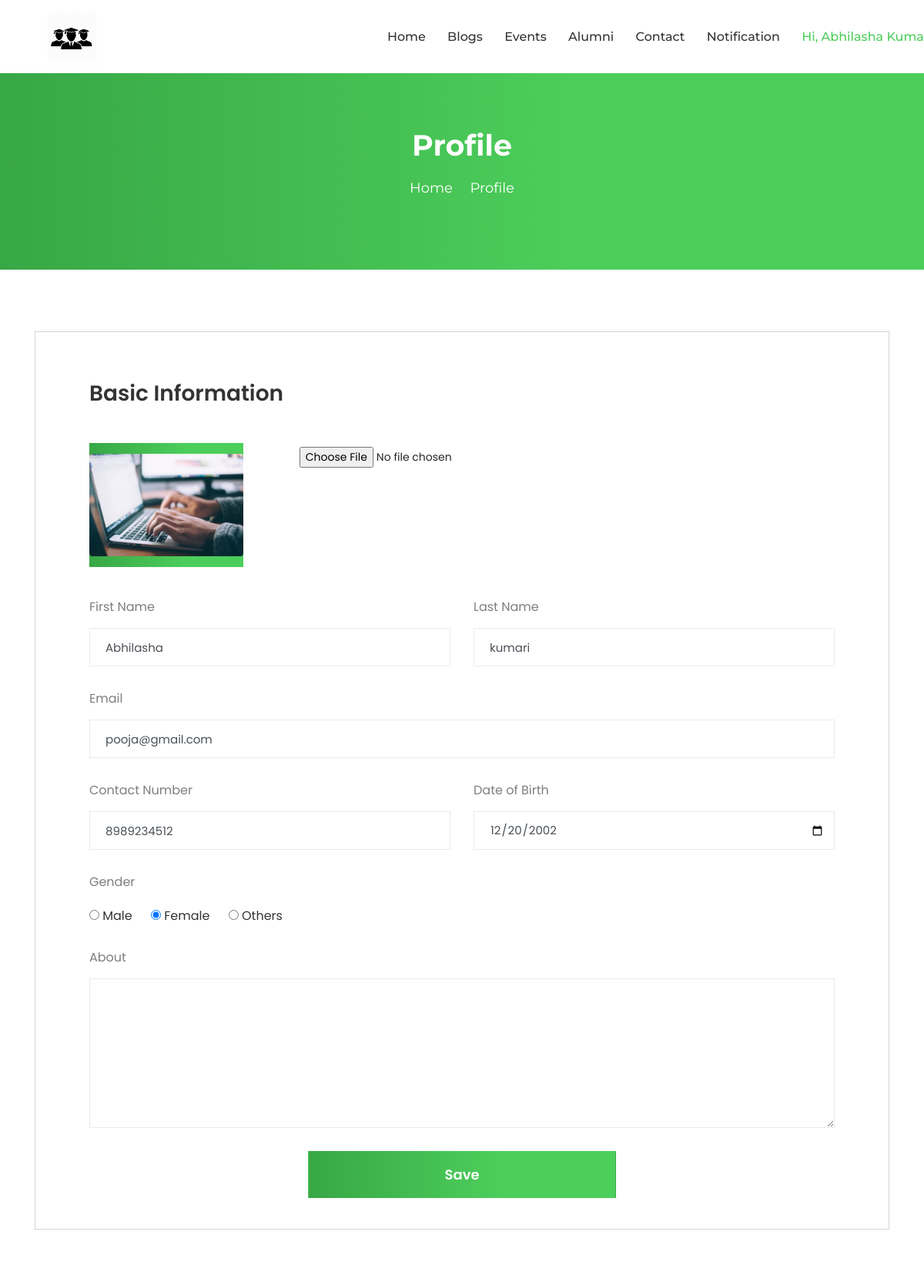
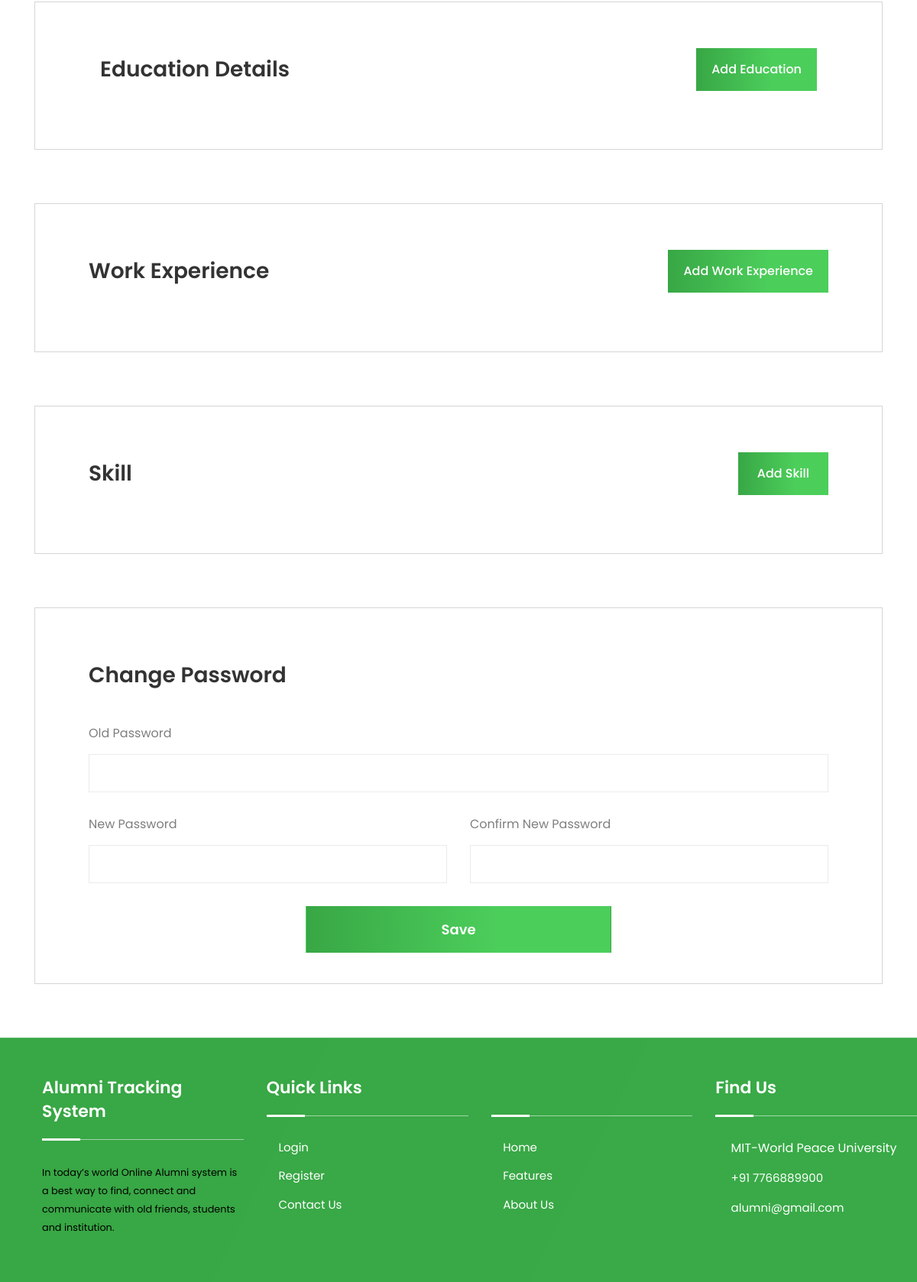
Screenshot of /profileAlumni.php (signed in) with the database file from the repository (2 pictures, top to bottom).
### tables this page shows
CREATE TABLE `tblregister` (
  `Uid` int(11) NOT NULL,
  `PrnEmpno` int(11) NOT NULL,
  `Fname` varchar(100) NOT NULL,
  `Lname` varchar(100) NOT NULL,
  `Email` varchar(100) NOT NULL,
  `Password` varchar(100) NOT NULL,
  `Gender` varchar(100) NOT NULL,
  `Dob` date NOT NULL,
  `Phone` bigint(20) NOT NULL,
  `Usertype` varchar(100) NOT NULL,
  `JoinYear` year(4) NOT NULL,
  `PassYear` year(4) NOT NULL,
  `Cousreid` int(11) DEFAULT NULL,
  `Deptid` int(11) DEFAULT NULL,
  `Desigid` int(11) DEFAULT NULL,
  `About` text DEFAULT NULL,
  `IsActive` tinyint(7) NOT NULL,
  `ProfilePic` varchar(100) DEFAULT NULL
);

### profileAlumni.php (the view, shortened to what this page needs)
<?php
    include_once("DbConnection.php");
?>
<!DOCTYPE html>
<html lang="zxx">
    <head>
        <?php include_once('cssLinks.php');?>
    </head>
    <body>
        <?php
            if($_SESSION['Type']=="Student")
            {
                include_once('headerStudent.php');
            }
        ?>
        <div class="page-title-area" style= "height:350px;">
            <div class="d-table">
                <div class="d-table-cell">
                    <div class="container">
                        <div class="page-title-text">
                            <h2>Profile</h2>
                            <ul>
                                <li>
                                    <a href="homepage.php">Home</a>
                                </li>
                                <li>
                                    <i class="icofont-simple-right"></i>
                                </li>
                                <li>Profile</li>
                            </ul>
                        </div>
                    </div>
                </div>
            </div>
        </div>
        <div class="container" style="margin-top:80px;">
            <?php
                $uid=$_SESSION['UserID'];
                $select="SELECT * from tblregister WHERE Uid=$uid";
                $exe=mysqli_query($con,$select);
                $fetch=mysqli_fetch_array($exe);
                $fname=$fetch['Fname'];
                $lname=$fetch['Lname'];
                $email=$fetch['Email'];
                $phone=$fetch['Phone'];
                $dob=$fetch['Dob'];
                $gender=$fetch['Gender'];
                $about=$fetch['About'];
                $profile=$fetch['ProfilePic'];
                if($profile=="" || !file_exists("Uploaded/Images/$profile"))
                {
                    $profile="blog1.JFIF";
                }
            ?>
            <form method="POST" name="myform">
                <div class="create-information">
                    <h3>Basic Information</h3>
                    <div class="create-information-btn">
                        <a href="#">
                            <img src="Uploaded/Images/<?php echo $profile; ?>" class="avatar-img rounded" alt="...">
                        </a>
                        <div class="media-body" style="float:right; margin-right:40%;">
                            <input type="file" name="userpic" class="btn btn-sm dz-clickable">
                        </div>
                    </div>
                    <div class="row">
                        <div class="col-lg-6">
                            <div class="form-group">
                                <label>First Name</label>
                                <input type="text" name="txtfname" value="<?php echo $fname; ?>" class="form-control" placeholder="">
                            </div>
                        </div>
                        <div class="col-lg-6">
                            <div class="form-group">
                                <label>Last Name</label>
                                <input type="text" name="txtlname" value="<?php echo $lname; ?>" class="form-control" placeholder="">
                            </div>
                        </div>
                        <div class="col-lg-12">
                            <div class="form-group">
                                <label>Email</label>
                                <input type="email" name="txtemail" value="<?php echo $email; ?>" class="form-control" placeholder="">
                            </div>
                        </div>
                        <div class="col-lg-6">
                            <div class="form-group">
                                <label>Contact Number</label>
                                <input type="text" name="txtphone" value="<?php echo $phone; ?>" class="form-control" placeholder="">
                            </div>
                        </div>
                        <div class="col-lg-6">
                            <div class="form-group">
                                <label>Date of Birth</label>
                                <input type="date" name="txtdob" value="<?php echo $dob; ?>" class="form-control" placeholder="">
                            </div>
                        </div>
                        <div class="col-lg-12">
                            <div class="form-group">
                                <div class="gender-area">
                                    <span>Gender</span>
                                    <?php
                                        if($gender=="Male")
                                        {
                                    ?>
                                    <input type="radio" name="gender" value="Male" id="male" checked="true">
                                    <?php
                                        }
                                        else
                                        {
                                    ?>
                                    <input type="radio" name="gender" id="male" value="Male">
                                    <?php
                                        }
                                    ?>
                                    <label for="male">Male</label>
                                    <?php
                                        if($gender=="Female")
                                        {
                                    ?>
                                    <input type="radio" name="gender" id="female" value="Female" checked="true">
                                    <?php
                                        }
                                        else
                                        {
                                    ?>
                                    <input type="radio" name="gender" id="female" value="Female">
                                    <?php
                                        }
                                    ?>
                                    <label for="female">Female</label>
                                    <?php
                                        if($gender=="Others")
                                        {
                                    ?>
                                    <input type="radio" name="gender" id="others" value="Others" checked="true">
                                    <?php
                                        }
                                        else
                                        {
                                    ?>
                                    <input type="radio" name="gender" id="others" value="Others">
                                    <?php
                                        }
                                    ?>
                                    <label for="others">Others</label>
                                </div>
                            </div>
                        </div>
                        <div class="col-lg-12">
                            <div class="form-group">
                                <label>About</label>
                                <textarea id="your_message" name="your_message" class="form-control" rows="8" ><?php echo $about; ?></textarea>
                            </div>
                        </div>
                    </div>
                    <div class="text-center">
                        <button type="submit" name="btnsubmit" class="btn create-ac-btn" style="width:400px;" onclick="return validate();">Save</button>
                    </div>
                </div>
            </form>
                <div class="create-education create-education-two">
                    <div class="create-education-wrap container">
                        <div class="create-education-left">
                            <h3>Education Details</h3>
                        </div>
                        <div class="create-education-right">
                            <a href="#" data-toggle="modal" data-target="#EducationDetails">Add Education</a>
                        </div>
                    </div>
                </div>
                <div class="create-education create-education-two">
                    <div class="create-education-wrap">
                        <div class="create-education-left">
                            <h3>Work Experience</h3>
                        </div>
                        <div class="create-education-right">
                            <a href="#" data-toggle="modal" data-target="#WorkDetails">Add Work Experience</a>
                        </div>
                    </div>
                </div>
                <div class="create-skills">
                    <div class="create-skills-wrap">
                        <div class="create-skills-left">
                            <h3>Skill</h3>
                        </div>
                        <div class="create-skills-right">
                            <a href="#" data-toggle="modal" data-target="#AddSkills">Add Skill</a>
                        </div>
                    </div>
                </div>
            <form method="post" name="pwdform" enctype="multipart/form-data">
                <div class="create-skills">
                    <div class="create-skills-wrap">
                        <div class="create-skills-left">
                            <h3>Change Password</h3>
                        </div>
                    </div>
                    <div class="row">
                        <div class="col-lg-12">
                            <div class="form-group">
                                <label>Old Password</label>
                                <input type="password" name="txtpwd" class="form-control">
                            </div>
                        </div>
                        <div class="col-lg-6">
                            <div class="form-group">
                                <label>New Password</label>
                                <input type="password" name="txtnpwd" class="form-control">
                            </div>
                        </div>
                        <div class="col-lg-6">
                            <div class="form-group">
                                <label>Confirm New Password</label>
                                <input type="password" name="txtcnfpwd" class="form-control">
                            </div>
                        </div>
                    </div>
                    <div class="text-center">
                        <button type="submit" name="btnpwd" class="btn create-ac-btn" style="width:400px;" onclick="return validatePwd();">Save</button>
                    </div>
                </div>
            </form>
        </div>
        <?php include_once('footer.php');?>
    </body>
</html>

### assets/css/meanmenu.css (style rules this page uses)
body { font-family: "Oswald", sans-serif; padding: 0; margin: 0; font-size: 15px; background-color: #f1f1f1; }

### rows the page displays
tblregister: txtfname "Abhilasha", txtlname "kumari", txtemail "pooja@gmail.com", txtphone "8989234512", txtdob "12/20/2002"

### other values shown
$_SESSION['Firstname'] "Abhilasha"
